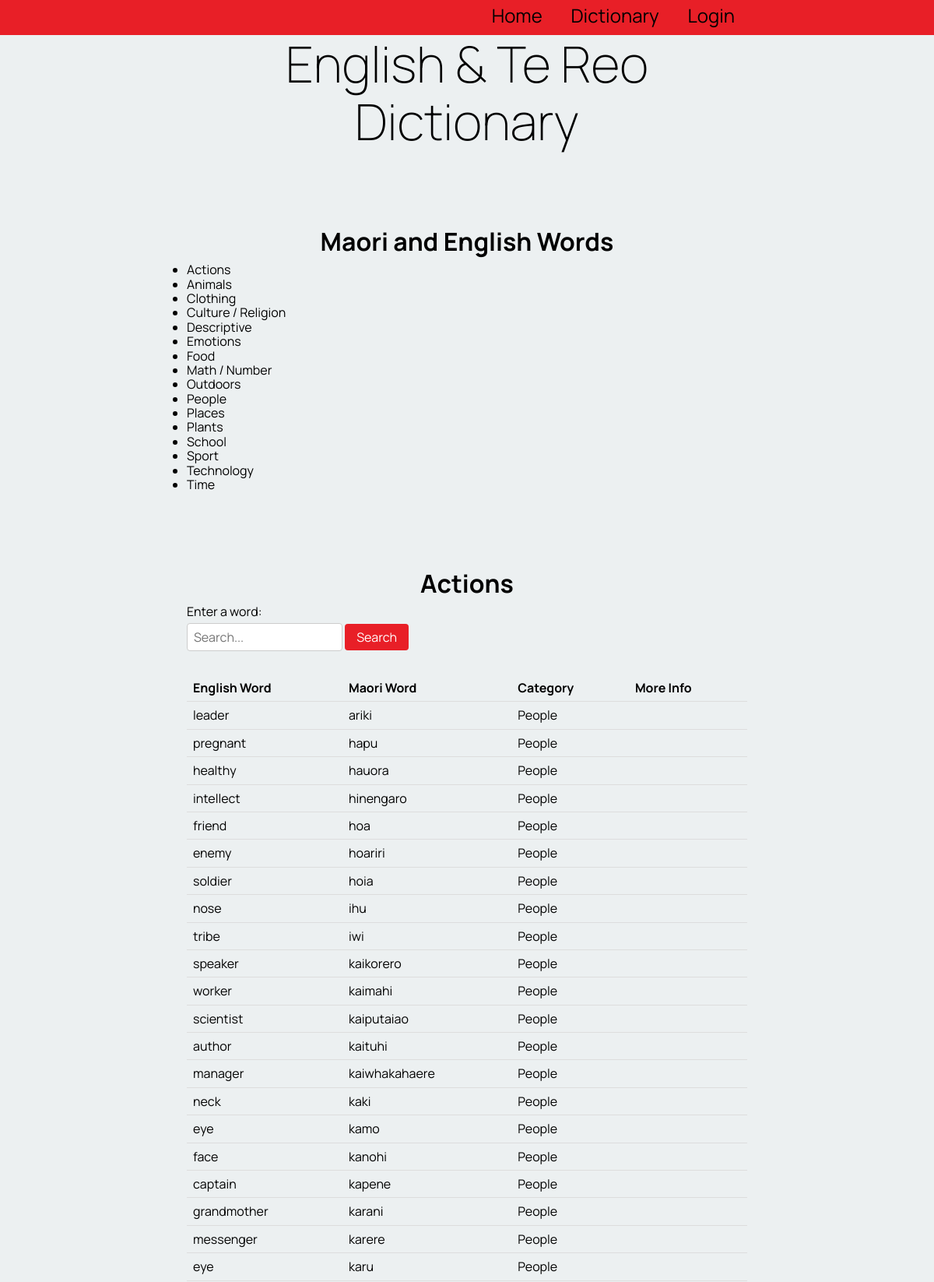
The page /sort_by_category/10 (upper part) on the database its author committed.
### tables this page shows
CREATE TABLE "category_table"
(
    cat_id        integer not null
        primary key autoincrement,
    category_name varchar
);

CREATE TABLE "table_word"
(
    word_id      integer not null
        primary key autoincrement,
    english_word varchar(100),
    te_reo_word  varchar(100),
    description  varchar(100),
    category     varchar(100),
    levels       varchar(100),
    user_fk      integer
        constraint table_word_table_account_id_fk
            references users_table,
    cat_fk       integer
        constraint table_word_category_table_cat_id_fk
            references category_table
, word_date varchar(100));

### app.py (the view)
@app.route('/sort_by_category/<cat_id>', methods=['POST', 'GET'])
def render_sort_by_category_page(cat_id):
    if is_logged_in_teacher():
        print("Teacher if logged in!")
    con = create_connection(DATABASE)
    query = "SELECT cat_id, category_name FROM category_table"
    cur = con.cursor()
    cur.execute(query)
    category_list = cur.fetchall()
    cur = con.cursor()
    query = """SELECT word_id, english_word, te_reo_word, category_name FROM table_word INNER JOIN category_table ON table_word.cat_fk = cat_id WHERE cat_id = ?"""
    cur.execute(query, (cat_id,))
    word = cur.fetchall()
    con.close()
    return render_template('sort_by_category.html', logged_in=is_logged_in(), words=word,teacher_log=is_logged_in_teacher(), categories=category_list)

### app.py (called while the page is built)
def create_connection(db_file): #connects to the database
    try:
        connection = sqlite3.connect(db_file)
        return connection
    except Error as e:
        print(e)   #prints the error message
    return None

def is_logged_in():    #checks if the user has logged in
    if session.get("email") is None:
        print("not logged in ")
        return False
    else:
        print("logged in!")
        return True

def is_logged_in_teacher():
        email = session.get("email")
        con = create_connection(DATABASE)
        cur = con.cursor()
        query = """SELECT is_teacher FROM users_table WHERE email = ?"""
        cur.execute(query, (email, ))
        teacher = cur.fetchall()
        con.close()
        print("yooo", teacher)
        if ('yes',) in teacher:
            print("teacher logged in!")
            con = create_connection(DATABASE)
            query = "SELECT users_id FROM users_table"
            cur = con.cursor()
            cur.execute(query)
            test = cur.fetchall()
            print(test)
            return True
        else:
            return False

### templates/sort_by_category.html
{% extends 'base.html' %}
{% block pageheading %}Maori and English Words{% endblock %}
{% block main %}
    <ul>
        {% for catergory in categories %}
                <li>
                    <a href="/sort_by_category/{{ catergory[0] }}">{{ catergory[1] }}</a>
                </li>
        {% endfor %}
    </ul>
    <h2> Actions</h2>
    <form action="{{ url_for('render_dictionary_page', cat_id=cat_id) }}" method="GET">
        <label for="word-search">Enter a word:</label>
        <input type="text" name="search" value="{{ search_term }}" placeholder="Search...">
        <button type="submit">Search</button>
    </form>
    <table>
        <thead>
            <tr>
                <th>English Word</th>
                <th>Maori Word</th>
                <th>Category</th>
                <th>More Info</th>
            </tr>
        </thead>
        <tbody>
            {% for word in words %}
                <tr>
                    <td><a href="/word_info/{{ word[0] }}">{{ word[1] }}</a></td>
                    <td>{{ word[2] }}</td>
                    <td>{{ word[3] }}</td>
                    <td>{{ word[4] }}</td>
                </tr>
            {% endfor %}
        </tbody>
    </table>
{% endblock %}

### static/style.css (style rules this page uses)
* { font-family: 'Manrope', sans-serif; padding: 0; margin: 0; box-sizing: border-box; }
body { background-color: rgba(236, 240, 241, 1.0); }
h2 { font-size: 2rem; text-align: center; margin: 0 0 0.5rem 0; padding-top: 100px; }
a, a:visited { color: rgb(0, 0, 0); text-decoration: none; }
table { width: 100%; border-collapse: collapse; margin-bottom: 20px; }
table th, table td { padding: 8px; text-align: left; border-bottom: 1px solid #ddd; }
form { margin-bottom: 20px; }
form label { display: block; margin-bottom: 5px; }
form input[type="text"] { width: 200px; padding: 8px; border: 1px solid #ccc; border-radius: 4px; margin-bottom: 10px; }
form button { padding: 8px 15px; background-color: #e81f27; color: #fff; border: none; border-radius: 4px; cursor: pointer; }

### rows shown on the page
category_table: category_name "Actions"
category_table: category_name "Animals"
category_table: category_name "Clothing"
category_table: category_name "Culture / Religion"
category_table: category_name "Descriptive"
category_table: category_name "Emotions"
category_table: category_name "Food"
category_table: category_name "Math / Number"
category_table: category_name "Outdoors"
category_table: category_name "People"
category_table: category_name "Places"
category_table: category_name "Plants"
category_table: category_name "School"
category_table: category_name "Sport"
category_table: category_name "Technology"
category_table: category_name "Time"
table_word: english_word "leader", te_reo_word "ariki", category_name "People"
table_word: english_word "pregnant", te_reo_word "hapu", category_name "People"
table_word: english_word "healthy", te_reo_word "hauora", category_name "People"
table_word: english_word "intellect", te_reo_word "hinengaro", category_name "People"
table_word: english_word "friend", te_reo_word "hoa", category_name "People"
table_word: english_word "enemy", te_reo_word "hoariri", category_name "People"
table_word: english_word "soldier", te_reo_word "hoia", category_name "People"
table_word: english_word "nose", te_reo_word "ihu", category_name "People"
table_word: english_word "tribe", te_reo_word "iwi", category_name "People"
table_word: english_word "speaker", te_reo_word "kaikorero", category_name "People"
table_word: english_word "worker", te_reo_word "kaimahi", category_name "People"
table_word: english_word "scientist", te_reo_word "kaiputaiao", category_name "People"
table_word: english_word "author", te_reo_word "kaituhi", category_name "People"
table_word: english_word "manager", te_reo_word "kaiwhakahaere", category_name "People"
table_word: english_word "neck", te_reo_word "kaki", category_name "People"
table_word: english_word "eye", te_reo_word "kamo", category_name "People"
table_word: english_word "face", te_reo_word "kanohi", category_name "People"
table_word: english_word "captain", te_reo_word "kapene", category_name "People"
table_word: english_word "grandmother", te_reo_word "karani", category_name "People"
table_word: english_word "messenger", te_reo_word "karere", category_name "People"
table_word: english_word "eye", te_reo_word "karu", category_name "People"
